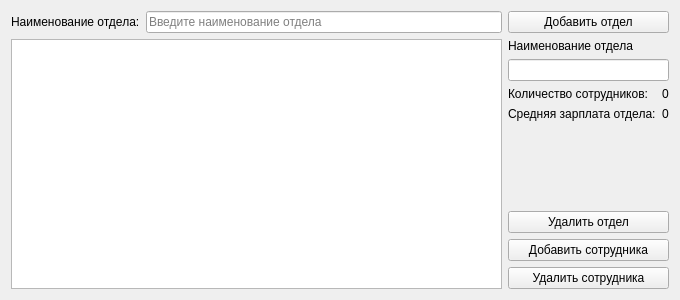
<?xml version="1.0" encoding="UTF-8"?>
<ui version="4.0">
 <class>CentralWidget</class>
 <widget class="QWidget" name="CentralWidget">
  <property name="geometry">
   <rect>
    <x>0</x>
    <y>0</y>
    <width>680</width>
    <height>300</height>
   </rect>
  </property>
  <property name="sizePolicy">
   <sizepolicy hsizetype="Maximum" vsizetype="Preferred">
    <horstretch>0</horstretch>
    <verstretch>0</verstretch>
   </sizepolicy>
  </property>
  <property name="minimumSize">
   <size>
    <width>600</width>
    <height>300</height>
   </size>
  </property>
  <property name="windowTitle">
   <string>Form</string>
  </property>
  <layout class="QGridLayout" name="gridLayout">
   <property name="sizeConstraint">
    <enum>QLayout::SetMaximumSize</enum>
   </property>
   <item row="6" column="4">
    <widget class="QPushButton" name="_btnRemoveEmp">
     <property name="sizePolicy">
      <sizepolicy hsizetype="Preferred" vsizetype="Fixed">
       <horstretch>0</horstretch>
       <verstretch>0</verstretch>
      </sizepolicy>
     </property>
     <property name="text">
      <string>Удалить сотрудника</string>
     </property>
    </widget>
   </item>
   <item row="4" column="4">
    <widget class="QPushButton" name="_btnRemoveDep">
     <property name="sizePolicy">
      <sizepolicy hsizetype="Preferred" vsizetype="Fixed">
       <horstretch>0</horstretch>
       <verstretch>0</verstretch>
      </sizepolicy>
     </property>
     <property name="text">
      <string>Удалить отдел</string>
     </property>
    </widget>
   </item>
   <item row="0" column="0">
    <widget class="QLabel" name="label">
     <property name="sizePolicy">
      <sizepolicy hsizetype="Fixed" vsizetype="Fixed">
       <horstretch>0</horstretch>
       <verstretch>0</verstretch>
      </sizepolicy>
     </property>
     <property name="text">
      <string>Наименование отдела:</string>
     </property>
    </widget>
   </item>
   <item row="5" column="4">
    <widget class="QPushButton" name="_btnAddEmp">
     <property name="sizePolicy">
      <sizepolicy hsizetype="Preferred" vsizetype="Fixed">
       <horstretch>0</horstretch>
       <verstretch>0</verstretch>
      </sizepolicy>
     </property>
     <property name="text">
      <string>Добавить сотрудника</string>
     </property>
    </widget>
   </item>
   <item row="0" column="4">
    <widget class="QPushButton" name="_btnAddDep">
     <property name="sizePolicy">
      <sizepolicy hsizetype="Preferred" vsizetype="Fixed">
       <horstretch>0</horstretch>
       <verstretch>0</verstretch>
      </sizepolicy>
     </property>
     <property name="text">
      <string>Добавить отдел</string>
     </property>
    </widget>
   </item>
   <item row="0" column="1" colspan="3">
    <widget class="QLineEdit" name="_lineNameDep">
     <property name="sizePolicy">
      <sizepolicy hsizetype="Preferred" vsizetype="Fixed">
       <horstretch>1</horstretch>
       <verstretch>0</verstretch>
      </sizepolicy>
     </property>
     <property name="placeholderText">
      <string>Введите наименование отдела</string>
     </property>
    </widget>
   </item>
   <item row="1" column="0" rowspan="6" colspan="4">
    <widget class="QTreeView" name="_view">
     <property name="sizePolicy">
      <sizepolicy hsizetype="Preferred" vsizetype="Preferred">
       <horstretch>1</horstretch>
       <verstretch>0</verstretch>
      </sizepolicy>
     </property>
     <property name="sizeAdjustPolicy">
      <enum>QAbstractScrollArea::AdjustToContents</enum>
     </property>
     <property name="editTriggers">
      <set>QAbstractItemView::NoEditTriggers</set>
     </property>
     <property name="selectionMode">
      <enum>QAbstractItemView::SingleSelection</enum>
     </property>
     <property name="autoExpandDelay">
      <number>-1</number>
     </property>
     <property name="uniformRowHeights">
      <bool>false</bool>
     </property>
     <property name="itemsExpandable">
      <bool>true</bool>
     </property>
     <property name="sortingEnabled">
      <bool>true</bool>
     </property>
     <property name="allColumnsShowFocus">
      <bool>false</bool>
     </property>
     <property name="wordWrap">
      <bool>false</bool>
     </property>
     <property name="expandsOnDoubleClick">
      <bool>true</bool>
     </property>
     <attribute name="headerCascadingSectionResizes">
      <bool>false</bool>
     </attribute>
     <attribute name="headerHighlightSections">
      <bool>false</bool>
     </attribute>
     <attribute name="headerStretchLastSection">
      <bool>true</bool>
     </attribute>
    </widget>
   </item>
   <item row="1" column="4" rowspan="3">
    <layout class="QFormLayout" name="formLayout_2">
     <property name="sizeConstraint">
      <enum>QLayout::SetFixedSize</enum>
     </property>
     <item row="2" column="1">
      <widget class="QLabel" name="_lCount">
       <property name="text">
        <string>0</string>
       </property>
      </widget>
     </item>
     <item row="3" column="0">
      <widget class="QLabel" name="label_5">
       <property name="text">
        <string>Средняя зарплата отдела:</string>
       </property>
      </widget>
     </item>
     <item row="3" column="1">
      <widget class="QLabel" name="_lSalary">
       <property name="text">
        <string>0</string>
       </property>
      </widget>
     </item>
     <item row="0" column="0">
      <widget class="QLabel" name="label_2">
       <property name="layoutDirection">
        <enum>Qt::LeftToRight</enum>
       </property>
       <property name="text">
        <string>Наименование отдела</string>
       </property>
       <property name="alignment">
        <set>Qt::AlignLeading|Qt::AlignLeft|Qt::AlignVCenter</set>
       </property>
      </widget>
     </item>
     <item row="2" column="0">
      <widget class="QLabel" name="label_3">
       <property name="text">
        <string>Количество сотрудников:</string>
       </property>
      </widget>
     </item>
     <item row="1" column="0" colspan="2">
      <widget class="QLineEdit" name="_lineName">
       <property name="sizePolicy">
        <sizepolicy hsizetype="Preferred" vsizetype="Fixed">
         <horstretch>0</horstretch>
         <verstretch>0</verstretch>
        </sizepolicy>
       </property>
      </widget>
     </item>
    </layout>
   </item>
  </layout>
 </widget>
 <resources/>
 <connections>
  <connection>
   <sender>_btnAddDep</sender>
   <signal>clicked()</signal>
   <receiver>CentralWidget</receiver>
   <slot>sendAddDep()</slot>
   <hints>
    <hint type="sourcelabel">
     <x>455</x>
     <y>19</y>
    </hint>
    <hint type="destinationlabel">
     <x>545</x>
     <y>0</y>
    </hint>
   </hints>
  </connection>
  <connection>
   <sender>_lineName</sender>
   <signal>editingFinished()</signal>
   <receiver>CentralWidget</receiver>
   <slot>sendEditDep()</slot>
   <hints>
    <hint type="sourcelabel">
     <x>429</x>
     <y>55</y>
    </hint>
    <hint type="destinationlabel">
     <x>585</x>
     <y>135</y>
    </hint>
   </hints>
  </connection>
 </connections>
 <slots>
  <slot>sendAddDep()</slot>
  <slot>sendEmp()</slot>
  <slot>sendRemoveEmp()</slot>
  <slot>sendRemoveDep()</slot>
  <slot>sendEditDep()</slot>
 </slots>
</ui>
